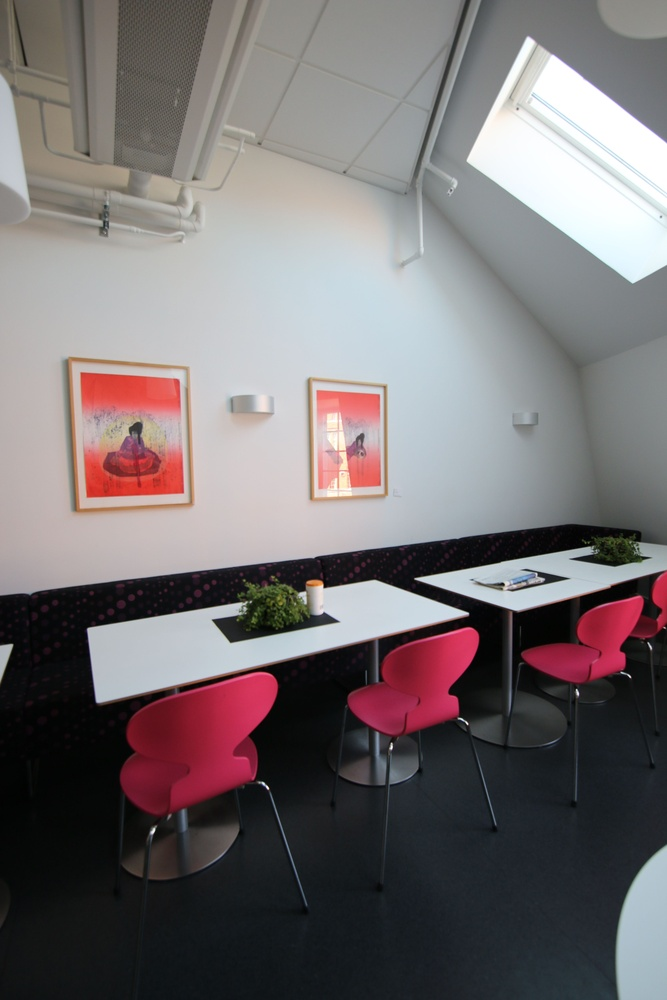
#> input picture img01.jpg, 667 x 1000 px, shrunk from 3648 x 5472 before the run
$ python homography.py --first ../../img01.jpg --second ../../img11.jpg
#> lines starting #> are read from the running program, lines starting #| are printed output that depends on the picture
#> further down, img1 is the input picture: shape (1000, 667, 3); mean B, G, R 113.5, 112, 118.5
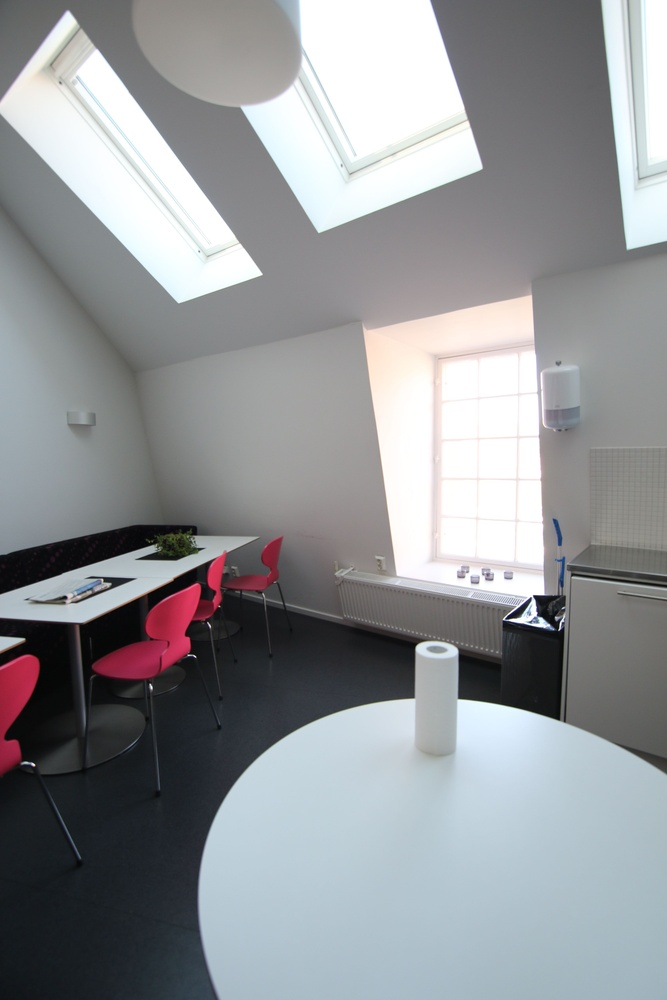
#> input picture img11.jpg, 667 x 1000 px, shrunk from 3648 x 5472 before the run
#> further down, img2 is the input picture: shape (1000, 667, 3); mean B, G, R 151.3, 148.5, 146.1
import cv2
import numpy as np
import matplotlib.pyplot as plt
import argparse

def homography(im1,im2):
	gray1=cv2.cvtColor(im1,cv2.COLOR_BGR2GRAY)
	orb=cv2.ORB_create(1000)
	kp1,d1=orb.detectAndCompute(gray1,None)
#> kp1 = 1000 keypoints; strongest (x, y, size): (535, 596, 31), (536, 596, 44.6), (539, 615, 31), (537, 598, 53.6)

	gray2=cv2.cvtColor(im2,cv2.COLOR_BGR2GRAY)
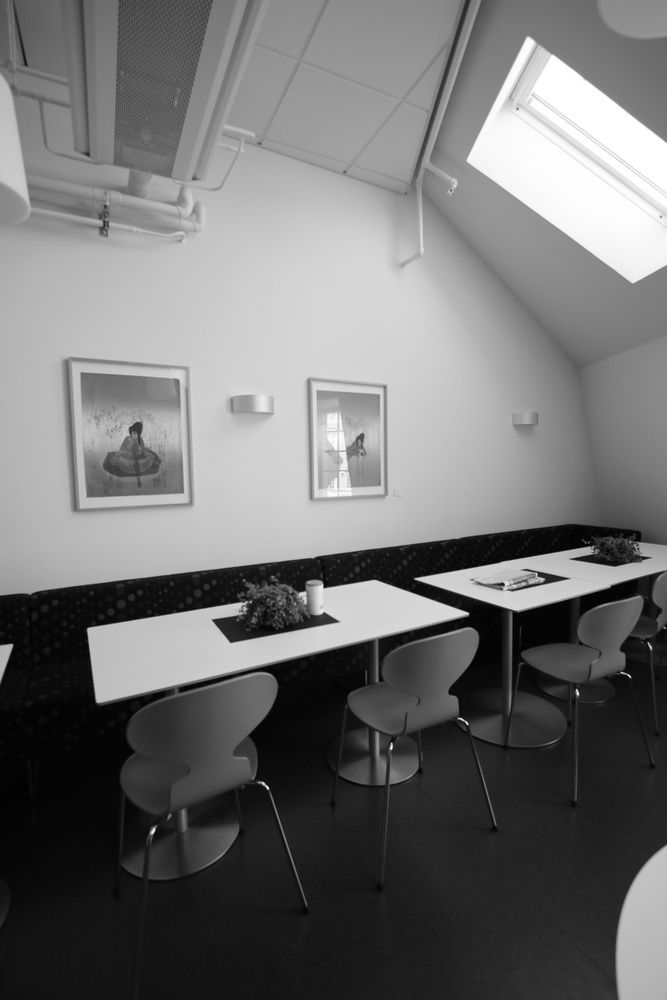
#> gray2: shape (1000, 667); min 1, max 255, mean 114.1
	kp2,d2=orb.detectAndCompute(gray2,None)
#> kp2 = 1000 keypoints; strongest (x, y, size): (324, 586, 31), (467, 613, 31), (465, 613, 44.6), (267, 787, 31)

	bf = cv2.BFMatcher(cv2.NORM_HAMMING,crossCheck=True)
	matches=bf.match(d1,d2)
#> matches = 243 matches
	matches=sorted(matches,key=lambda x: x.distance)
	final_matches=[]

	for m in matches:
		if m.distance < m.distance * 0.75:
			final_matches.append((m.trainIdx, m.queryIdx))
#> after the loop, final_matches = []

	points1=np.zeros((len(matches),2),dtype=np.float32)
#> points1 = 243 pairs, first value 0 to 0, second value 0 to 0
	points2=np.zeros((len(matches),2),dtype=np.float32)
#> points2 = 243 pairs, first value 0 to 0, second value 0 to 0

	for i,m in enumerate(matches):
		points1[i, :]=kp1[m.queryIdx].pt
		points2[i, :]=kp2[m.trainIdx].pt
#> after the loop, points1 = 243 pairs, first value 33 to 627.6, second value 50 to 764; points2 = 243 pairs, first value 80.4 to 634, second value 37 to 830.1

	h, mask=cv2.findHomography(points1,points2,cv2.RANSAC)
#> h = [[0.0863, -0.0634, 490], [-0.615, 0.815, 84.68], [-0.00131, -9.24e-06, 1]]; mask = 243 values, max 1 at index 0, min 0 at index 32, mean 0.37

	height1, width1, channels1 = im1.shape
#> height1 = 1000; width1 = 667; channels1 = 3
	height2, width2, channels2 = im2.shape
#> height2 = 1000; width2 = 667; channels2 = 3
	im1Reg = cv2.warpPerspective(im1, h, (width2, height1+height2))
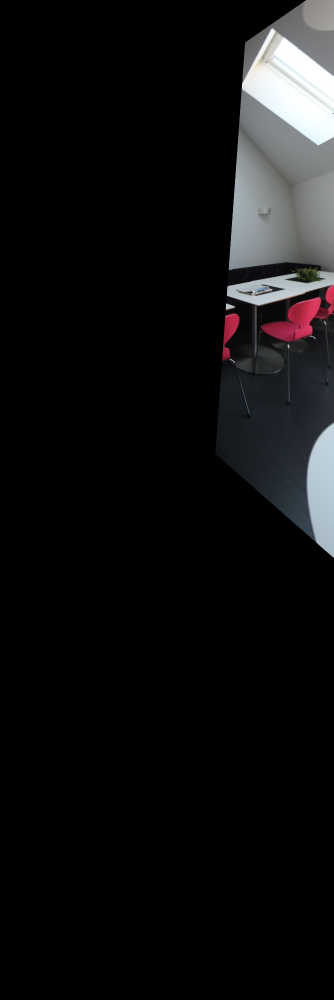
#> im1Reg: shape (2000, 667, 3) (shown at 1/2 size); mean B, G, R 17, 16.4, 16.6
	im1Reg[0:height2,0:width2] = im2
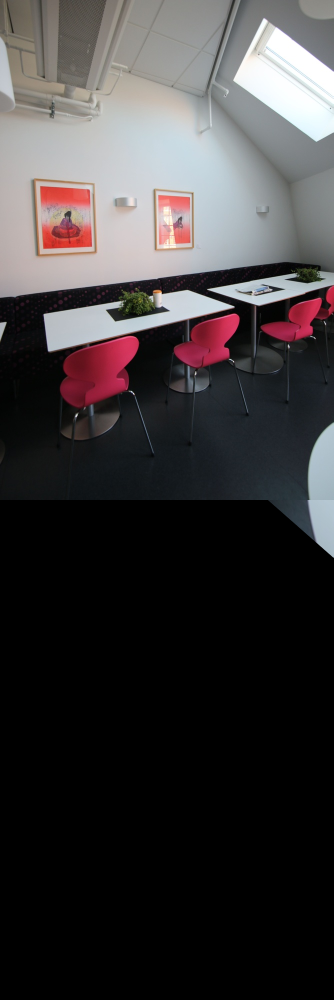
#> im1Reg: shape (2000, 667, 3) (shown at 1/2 size); mean B, G, R 57.6, 56.8, 59.9

	return im1Reg, h

if __name__=='__main__':
	ap = argparse.ArgumentParser()
	ap.add_argument("-f", "--first", required=True,
	help="path to the first image")
	ap.add_argument("-s", "--second", required=True,
	help="path to the second image")
	args = vars(ap.parse_args())

	img1=cv2.imread(args["first"],1)
	img2=cv2.imread(args["second"],1)
	imReg,h = homography(img2,img1)
	cv2.imwrite("final.jpg",imReg)
